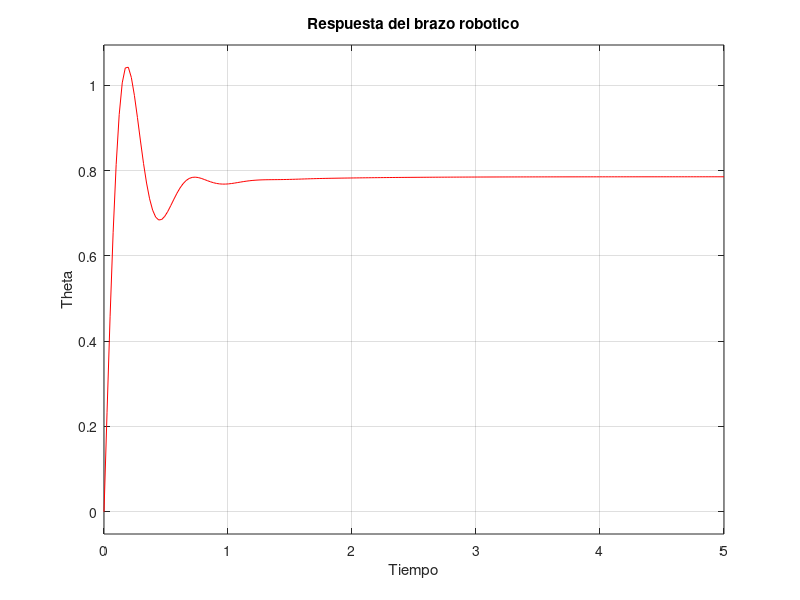

MATLAB code for this plot:
%Control PID Brazo Robotico%
%Parametros del Sistema%

b = 0.01;%Fricción viscosa
lc = 0.5;%distancia al centro de masa
l = 1; %longitud del brazo 
g = 9.81; %Acc de la gravedad
m = 1; %masa
I = (1/3)*m*l^2; %momento de inercia de la barra
%ganancia del PID 
kp = 100;
ti = 0.7;
td = 0.07;
alfa1= (b*lc^2)/(m*lc^2+I);
alfa0 = m*g*lc/(m*lc^2+I);
gama = 1/(m*lc^2+I);

b2 = gama*kp*ti*td;
b1 = gama*kp*ti; 
b0= gama*kp;

a3= ti;
a2 = ti*alfa1+gama*kp*ti*td;
a1 = ti*alfa0+gama*kp*ti;
a0 = gama*kp; 

%Numerador Función de Transferencia
K = pi/4; 
Numerador = K*[b2,b1,b0];
%Denominador de la Función de Transferencia
Denominador = [a3,a2,a1,a0];
str='Función de Transferencia';
disp(str);
T= tf(Numerador, Denominador);
%Respuesta del Brazo Robótico
figure;
step(T,'r',5)
title('Respuesta del brazo robotico')
xlabel('Tiempo')
ylabel('Theta')
grid on
hold on

